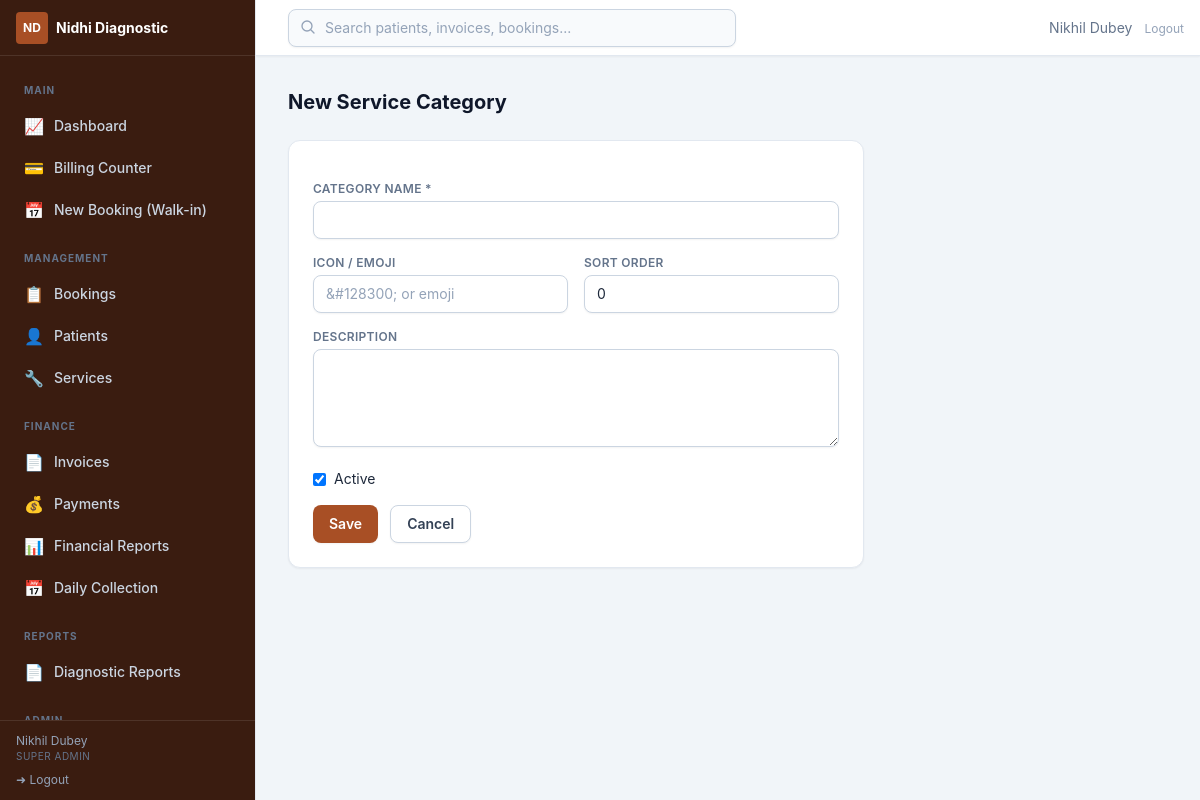
Page /admin/services/category/new (signed in) on the committed database.
### app/utils/helpers.py (models this page shows, shortened)
class Setting(db.Model):
    __tablename__ = "settings"
    key = db.Column(db.String(64), primary_key=True)
    value = db.Column(db.Text, nullable=False, default="")
    updated_at = db.Column(
        db.DateTime, default=lambda: datetime.now(timezone.utc).replace(tzinfo=None),
        onupdate=lambda: datetime.now(timezone.utc).replace(tzinfo=None),
    )
    updated_by = db.Column(db.Integer, db.ForeignKey("users.id", ondelete="SET NULL"))

### app/models/user.py (models this page shows, shortened)
class TimestampMixin:
    created_at = db.Column(db.DateTime, default=utcnow, nullable=False)
    updated_at = db.Column(db.DateTime, default=utcnow, onupdate=utcnow)

class User(db.Model, TimestampMixin, UserMixin):
    __tablename__ = "users"
    id = db.Column(db.Integer, primary_key=True)
    username = db.Column(db.String(64), unique=True, nullable=False, index=True)
    email = db.Column(db.String(254), unique=True)
    full_name = db.Column(db.String(128), nullable=False)
    password_hash = db.Column(db.String(256), nullable=False)
    role_id = db.Column(db.Integer, db.ForeignKey("roles.id"), nullable=False)
    is_active = db.Column(db.Boolean, default=True, nullable=False)
    last_login_at = db.Column(db.DateTime)
    role = db.relationship("Role", lazy="selectin")
    def has_permission(self, *codes) -> bool:
        if not self.role:
            return False
        if self.role.name == "super_admin":
            return True
        return bool(set(codes) & self.role.codes)

class Role(db.Model):
    __tablename__ = "roles"
    id = db.Column(db.Integer, primary_key=True)
    name = db.Column(db.String(32), unique=True, nullable=False, index=True)
    label = db.Column(db.String(64))
    permissions = db.relationship(
        "Permission", secondary="role_permissions", back_populates="roles",
        lazy="selectin",
    )

### app/admin/services.py (the view, shortened to what this page needs)
@services_bp.route("/category/new", methods=["GET", "POST"])
@login_required
@permission_required("services.manage")
def new_category():
    form = CategoryForm()
    return render_template("admin/services/category_form.html", form=form, is_edit=False)

### app/admin/services.py
class CategoryForm(FlaskForm):
    name = StringField("Category Name", validators=[DataRequired(), Length(2, 80)])
    icon = StringField("Icon / Emoji", validators=[Optional(), Length(max=32)])
    description = TextAreaField("Description", validators=[Optional(), Length(max=2000)])
    is_active = BooleanField("Active", default=True)
    sort_order = IntegerField("Sort Order", default=0, validators=[NumberRange(0, 999)])

### app/models/user.py (called while the page is built)
@login_manager.user_loader
def load_user(user_id):
    return db.session.get(User, int(user_id))

### app/utils/helpers.py (called while the page is built)
def get_setting(key, default=""):
    row = db.session.get(Setting, key)
    if row is not None:
        return row.value
    return SETTING_DEFAULTS.get(key, default)

def permission_required(*permissions):
    def decorator(view):
        @wraps(view)
        def wrapped(*args, **kwargs):
            if not current_user.is_authenticated:
                return redirect(url_for("auth.login", next=request.url))
            if not current_user.has_permission(*permissions):
                abort(403)
            return view(*args, **kwargs)
        return wrapped
    return decorator

### app/templates/admin/services/category_form.html (shortened to what this page needs)
{% extends "admin/base.html" %}
{% block content %}
<h1 class="text-xl font-bold text-slate-900">{{ 'Edit Category: ' ~ cat.name if is_edit else 'New Service Category' }}</h1>
<form method="post" class="card mt-6 max-w-xl space-y-4 p-6" novalidate>
  <div>
    <label class="label">{{ form.name.label.text }} *</label>
    {{ form.name(class="input") }}
  </div>
  <div class="grid grid-cols-2 gap-4">
    <div>
      <label class="label">{{ form.icon.label.text }}</label>
      {{ form.icon(class="input", placeholder="&#128300; or emoji") }}
    </div>
    <div>
      <label class="label">{{ form.sort_order.label.text }}</label>
      {{ form.sort_order(class="input", type="number", min=0) }}
    </div>
  </div>
  <div>
    <label class="label">{{ form.description.label.text }}</label>
    {{ form.description(class="input", rows=4) }}
  </div>
  <label class="flex items-center gap-2 text-sm">{{ form.is_active() }} {{ form.is_active.label.text }}</label>
  <div class="flex gap-3">
    <button type="submit" class="btn-primary">Save</button>
    <a href="{{ url_for('services.index') }}" class="btn-secondary">Cancel</a>
  </div>
</form>
{% endblock %}

### app/templates/admin/base.html (shortened to what this page needs)
{% extends "base.html" %}
{% block body %}
<div class="flex h-screen bg-slate-100" x-data="{ sidebar: window.innerWidth >= 1024 }"
     @resize.window="sidebar = window.innerWidth >= 1024"
     @keydown.escape.window="if (window.innerWidth < 1024) sidebar = false">
  <aside class="fixed inset-y-0 left-0 z-30 flex w-64 flex-col border-r border-slate-200 bg-brand-950 text-slate-200 transition-transform duration-300 ease-in-out lg:translate-x-0"
         :class="sidebar ? 'translate-x-0' : '-translate-x-full'">
    <div class="flex h-14 items-center justify-between gap-2 border-b border-white/10 px-4">
      <div class="flex min-w-0 items-center gap-2">
        <span class="flex h-8 w-8 flex-none items-center justify-center rounded bg-brand-700 text-xs font-bold text-white">ND</span>
        <span class="truncate text-sm font-bold text-white">{{ center_name() }}</span>
      </div>
    </div>
    <nav class="flex-1 space-y-0.5 overflow-y-auto p-3 text-sm">
      {% macro nav_item(href, label, icon, perm='dashboard.view') -%}
        {% if current_user.has_permission(perm) %}
        <a href="{{ href }}" @click="if (window.innerWidth < 1024) sidebar = false" class="flex items-center gap-2.5 rounded-lg px-3 py-2 font-medium transition
          {% if request.path.rstrip('/') == href.rstrip('/') %}bg-brand-700 text-white{% else %}text-slate-300 hover:bg-white/5 hover:text-white{% endif %}">
          <span class="text-base">{{ icon | safe }}</span>{{ label }}
        </a>
        {% endif %}
      {%- endmacro %}
      <p class="px-3 pt-3 pb-1 text-[10px] font-bold uppercase tracking-widest text-slate-500">Main</p>
      {{ nav_item(url_for('admin_dash.dashboard'), 'Dashboard', '&#128200;') }}
      {{ nav_item(url_for('billing.counter'), 'Billing Counter', '&#128179;', 'billing.manage') }}
      {{ nav_item(url_for('bookings.create'), 'New Booking (Walk-in)', '&#128197;', 'bookings.manage') }}
      <p class="px-3 pt-4 pb-1 text-[10px] font-bold uppercase tracking-widest text-slate-500">Management</p>
      {{ nav_item(url_for('bookings.index'), 'Bookings', '&#128203;', 'bookings.manage') }}
      {{ nav_item(url_for('patients.index'), 'Patients', '&#128100;', 'patients.manage') }}
      {{ nav_item(url_for('services.index'), 'Services', '&#128295;', 'services.manage') }}
      <p class="px-3 pt-4 pb-1 text-[10px] font-bold uppercase tracking-widest text-slate-500">Finance</p>
      {{ nav_item(url_for('invoices.index'), 'Invoices', '&#128196;', 'billing.manage') }}
      {{ nav_item(url_for('payments.index'), 'Payments', '&#128176;', 'payments.manage') }}
      {{ nav_item(url_for('finreports.index'), 'Financial Reports', '&#128202;', 'finreports.view') }}
      {{ nav_item(url_for('finreports.daily_collection'), 'Daily Collection', '&#128197;', 'finreports.view') }}
      <p class="px-3 pt-4 pb-1 text-[10px] font-bold uppercase tracking-widest text-slate-500">Reports</p>
      {{ nav_item(url_for('reports.index'), 'Diagnostic Reports', '&#128196;', 'reports.manage') }}
      <p class="px-3 pt-4 pb-1 text-[10px] font-bold uppercase tracking-widest text-slate-500">Admin</p>
    </nav>
    <div class="border-t border-white/10 px-4 py-3">
      <div class="text-xs text-slate-400 truncate">{{ current_user.full_name }}</div>
      <div class="text-[10px] uppercase tracking-wider text-slate-500">{{ current_user.role.label if current_user.role else current_user.role_name }}</div>
      <a href="{{ url_for('auth.logout') }}" class="mt-2 flex items-center gap-1.5 text-xs text-slate-400 hover:text-white">
        &#10140; Logout
      </a>
    </div>
  </aside>
  <div class="flex flex-1 flex-col pl-0 lg:pl-64">
    <header class="sticky top-0 z-20 flex h-14 items-center justify-between border-b border-slate-200 bg-white px-4 shadow-sm">
      <div class="relative ml-4 hidden max-w-md flex-1 sm:block" x-data="globalSearch()">
        <input type="text" x-model="q" @input.debounce.350ms="doSearch()"
               placeholder="Search patients, invoices, bookings..." class="input w-full bg-slate-50 pl-9" />
        <svg class="absolute left-3 top-2.5 h-4 w-4 text-slate-400" fill="none" stroke="currentColor" stroke-width="2" viewBox="0 0 24 24"><path stroke-linecap="round" stroke-linejoin="round" d="M21 21l-5.197-5.197m0 0A7.5 7.5 0 105.196 5.196a7.5 7.5 0 0010.607 10.607z"/></svg>
      </div>
      <div class="flex items-center gap-3 text-sm">
        <span class="hidden text-slate-500 md:inline">{{ current_user.full_name }}</span>
        <form method="post" action="{{ url_for('auth.logout') }}">
          <button type="submit" class="text-xs text-slate-400 hover:text-red-600">Logout</button>
        </form>
      </div>
    </header>
    <div class="flex-1 overflow-y-auto p-4 sm:p-6 lg:p-8">
      {% block content %}{% endblock %}
    </div>
  </div>
</div>
{% endblock %}

### rows in the picture
Setting: value "Nidhi Diagnostic"
User: full_name "Nikhil Dubey"
Role: role "SUPER ADMIN"

### other values in the picture
{{ icon | safe }} "📈 💳 📅 📋 👤 🔧 📄 💰 📊 📅 📄"
{{ label }} "Dashboard Billing Counter New Booking (Walk-in) Bookings Patients Services Invoices Payments Financial Reports Daily Collection Diagnostic Reports"
{{ 'Edit Category: ' ~ cat.name if is_edit else 'New Service Category' }} "New Service Category"
